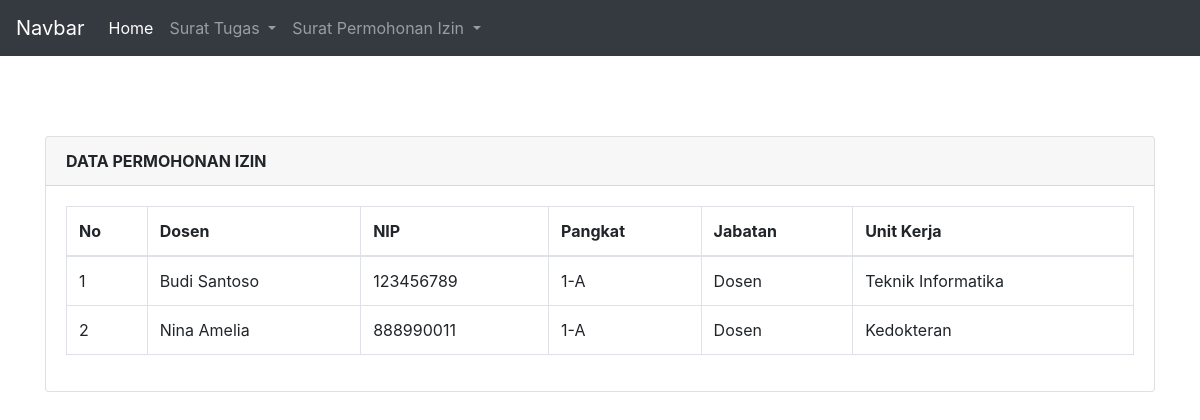
/1-A.php, run on the app's committed database.
### tables this page shows
CREATE TABLE `permohonan_izin` (
  `izin_id` int(11) NOT NULL,
  `nama_dsn` varchar(255) NOT NULL,
  `nip` varchar(20) NOT NULL,
  `pangkat_jabatan` varchar(50) NOT NULL,
  `jabatan` varchar(50) NOT NULL,
  `unit_kerja` varchar(255) NOT NULL,
  `dosen_id` int(11) NOT NULL
);

### connection.php (called while the page is built, shortened)
<?php
class Conn
{
    private $db = "tugas2_pweb2";
    private $username = "root";
    private $pass = "";
    private $host = "localhost";
    public function __construct()
    {
        $this->conn = mysqli_connect($this->host, $this->username, $this->pass, $this->db);
    }
}

### 1-A.php (the view, shortened to what this page needs)
<?php
include('connection.php');
class Tampil1A extends Tampilizin{
    public function tampilData()
    {
        $data = mysqli_query($this->conn, "select * from permohonan_izin
        where(pangkat_jabatan = '1-A')");
		  $hasil = [];
        if($data){
            while ($row = mysqli_fetch_array($data)) {
                $hasil[] = $row; }
            }
        return $hasil;
    }
}
$K1A = new Tampil1A();
$data = $K1A->tampilData();
include 'navbar.php';
?>
<!DOCTYPE html>
<html>
<head>
   <link rel="stylesheet" href="https://stackpath.bootstrapcdn.com/bootstrap/4.4.1/css/bootstrap.min.css">
   <link rel="stylesheet" href="//cdn.datatables.net/1.10.20/css/jquery.dataTables.min.css">
</head>
<body>
   <div class="container" style="margin-top: 80px">
      <div class="row">
         <div class="col-md-12">
            <div class="card">
               <div class="card-header">
                  <b>DATA PERMOHONAN IZIN</b>
               </div>
               <div class="card-body">
                  <table class="table table-bordered" id="myTable">
                     <thead>
                        <tr>
                           <th>No</th>
                           <th>Dosen</th>
                           <th>NIP</th>
                           <th>Pangkat</th>
                           <th>Jabatan</th>
                           <th>Unit Kerja</th>
                        </tr>
                     </thead>
                     <tbody>
                        <?php
$no = 1;
foreach ($data as $row) {
?>
                        <tr>
                           <td><?php echo $no++; ?></td>
                           <td><?php echo $row['nama_dsn']; ?></td>
                           <td><?php echo $row['nip']; ?></td>
                           <td><?php echo $row['pangkat_jabatan']; ?></td>
                           <td><?php echo $row['jabatan']; ?></td>
                           <td><?php echo $row['unit_kerja']; ?></td>
                        </tr>
                        <?php
}
?>
                     </tbody>
                  </table>
               </div>
            </div>
         </div>
      </div>
</body>
</html>

### data on the page
permohonan_izin: nama_dsn "Budi Santoso", nip "123456789", pangkat_jabatan "1-A", jabatan "Dosen", unit_kerja "Teknik Informatika"
permohonan_izin: nama_dsn "Nina Amelia", nip "888990011", pangkat_jabatan "1-A", jabatan "Dosen", unit_kerja "Kedokteran"
